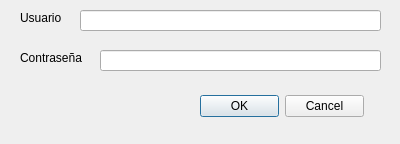
<?xml version="1.0" encoding="UTF-8"?>
<ui version="4.0">
 <class>Dialog</class>
 <widget class="QDialog" name="Dialog">
  <property name="geometry">
   <rect>
    <x>0</x>
    <y>0</y>
    <width>400</width>
    <height>144</height>
   </rect>
  </property>
  <property name="windowTitle">
   <string>Login</string>
  </property>
  <widget class="QDialogButtonBox" name="buttonBox">
   <property name="geometry">
    <rect>
     <x>200</x>
     <y>90</y>
     <width>164</width>
     <height>32</height>
    </rect>
   </property>
   <property name="orientation">
    <enum>Qt::Horizontal</enum>
   </property>
   <property name="standardButtons">
    <set>QDialogButtonBox::Cancel|QDialogButtonBox::Ok</set>
   </property>
  </widget>
  <widget class="QLabel" name="Label1_User">
   <property name="geometry">
    <rect>
     <x>20</x>
     <y>10</y>
     <width>60</width>
     <height>16</height>
    </rect>
   </property>
   <property name="text">
    <string>Usuario</string>
   </property>
  </widget>
  <widget class="QLabel" name="Label2_Passswd">
   <property name="geometry">
    <rect>
     <x>20</x>
     <y>50</y>
     <width>81</width>
     <height>16</height>
    </rect>
   </property>
   <property name="text">
    <string>Contraseña</string>
   </property>
  </widget>
  <widget class="QLineEdit" name="Campo_User">
   <property name="geometry">
    <rect>
     <x>80</x>
     <y>10</y>
     <width>301</width>
     <height>21</height>
    </rect>
   </property>
  </widget>
  <widget class="QLineEdit" name="Campo_Passwd">
   <property name="geometry">
    <rect>
     <x>100</x>
     <y>50</y>
     <width>281</width>
     <height>21</height>
    </rect>
   </property>
  </widget>
 </widget>
 <resources/>
 <connections>
  <connection>
   <sender>buttonBox</sender>
   <signal>accepted()</signal>
   <receiver>Dialog</receiver>
   <slot>accept()</slot>
   <hints>
    <hint type="sourcelabel">
     <x>248</x>
     <y>254</y>
    </hint>
    <hint type="destinationlabel">
     <x>157</x>
     <y>274</y>
    </hint>
   </hints>
  </connection>
  <connection>
   <sender>buttonBox</sender>
   <signal>rejected()</signal>
   <receiver>Dialog</receiver>
   <slot>reject()</slot>
   <hints>
    <hint type="sourcelabel">
     <x>316</x>
     <y>260</y>
    </hint>
    <hint type="destinationlabel">
     <x>286</x>
     <y>274</y>
    </hint>
   </hints>
  </connection>
 </connections>
</ui>
